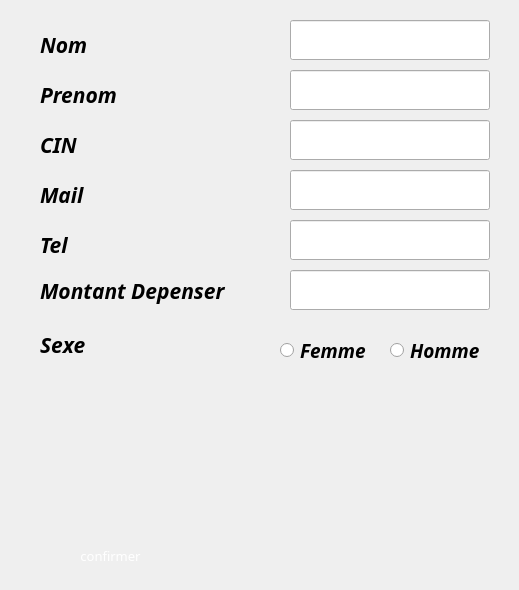
    <widget class="QWidget" name="page_modif2_2">
     <widget class="QLabel" name="label_26">
      <property name="geometry">
       <rect>
        <x>40</x>
        <y>30</y>
        <width>240</width>
        <height>30</height>
       </rect>
      </property>
      <property name="font">
       <font>
        <family>Playfair Display ExtraBold</family>
        <pointsize>16</pointsize>
        <weight>75</weight>
        <italic>true</italic>
        <bold>true</bold>
       </font>
      </property>
      <property name="text">
       <string>Nom</string>
      </property>
     </widget>
     <widget class="QLabel" name="label_27">
      <property name="geometry">
       <rect>
        <x>40</x>
        <y>80</y>
        <width>240</width>
        <height>30</height>
       </rect>
      </property>
      <property name="font">
       <font>
        <family>Playfair Display ExtraBold</family>
        <pointsize>16</pointsize>
        <weight>75</weight>
        <italic>true</italic>
        <bold>true</bold>
       </font>
      </property>
      <property name="text">
       <string>Prenom</string>
      </property>
     </widget>
     <widget class="QLabel" name="label_28">
      <property name="geometry">
       <rect>
        <x>40</x>
        <y>130</y>
        <width>240</width>
        <height>30</height>
       </rect>
      </property>
      <property name="font">
       <font>
        <family>Playfair Display ExtraBold</family>
        <pointsize>16</pointsize>
        <weight>75</weight>
        <italic>true</italic>
        <bold>true</bold>
       </font>
      </property>
      <property name="text">
       <string>CIN</string>
      </property>
     </widget>
     <widget class="QLabel" name="label_29">
      <property name="geometry">
       <rect>
        <x>40</x>
        <y>180</y>
        <width>240</width>
        <height>30</height>
       </rect>
      </property>
      <property name="font">
       <font>
        <family>Playfair Display ExtraBold</family>
        <pointsize>16</pointsize>
        <weight>75</weight>
        <italic>true</italic>
        <bold>true</bold>
       </font>
      </property>
      <property name="text">
       <string>Mail</string>
      </property>
     </widget>
     <widget class="QLabel" name="label_30">
      <property name="geometry">
       <rect>
        <x>40</x>
        <y>230</y>
        <width>240</width>
        <height>30</height>
       </rect>
      </property>
      <property name="font">
       <font>
        <family>Playfair Display ExtraBold</family>
        <pointsize>16</pointsize>
        <weight>75</weight>
        <italic>true</italic>
        <bold>true</bold>
       </font>
      </property>
      <property name="text">
       <string>Tel</string>
      </property>
     </widget>
     <widget class="QLabel" name="label_31">
      <property name="geometry">
       <rect>
        <x>40</x>
        <y>270</y>
        <width>240</width>
        <height>41</height>
       </rect>
      </property>
      <property name="font">
       <font>
        <family>Playfair Display ExtraBold</family>
        <pointsize>16</pointsize>
        <weight>75</weight>
        <italic>true</italic>
        <bold>true</bold>
       </font>
      </property>
      <property name="text">
       <string>Montant Depenser</string>
      </property>
     </widget>
     <widget class="QLineEdit" name="LEnomModif_2">
      <property name="geometry">
       <rect>
        <x>290</x>
        <y>20</y>
        <width>200</width>
        <height>40</height>
       </rect>
      </property>
      <property name="font">
       <font>
        <family>Segoe UI</family>
        <pointsize>14</pointsize>
        <weight>50</weight>
        <bold>false</bold>
       </font>
      </property>
     </widget>
     <widget class="QLineEdit" name="LEprenomModif_2">
      <property name="geometry">
       <rect>
        <x>290</x>
        <y>70</y>
        <width>200</width>
        <height>40</height>
       </rect>
      </property>
      <property name="font">
       <font>
        <family>Segoe UI</family>
        <pointsize>14</pointsize>
        <weight>50</weight>
        <bold>false</bold>
       </font>
      </property>
     </widget>
     <widget class="QLineEdit" name="LEcinModif_2">
      <property name="geometry">
       <rect>
        <x>290</x>
        <y>120</y>
        <width>200</width>
        <height>40</height>
       </rect>
      </property>
      <property name="font">
       <font>
        <family>Segoe UI</family>
        <pointsize>14</pointsize>
        <weight>50</weight>
        <bold>false</bold>
       </font>
      </property>
     </widget>
     <widget class="QLineEdit" name="LEmailModif_2">
      <property name="geometry">
       <rect>
        <x>290</x>
        <y>170</y>
        <width>200</width>
        <height>40</height>
       </rect>
      </property>
      <property name="font">
       <font>
        <family>Segoe UI</family>
        <pointsize>14</pointsize>
        <weight>50</weight>
        <bold>false</bold>
       </font>
      </property>
     </widget>
     <widget class="QLineEdit" name="LEmontantModif_2">
      <property name="geometry">
       <rect>
        <x>290</x>
        <y>270</y>
        <width>200</width>
        <height>40</height>
       </rect>
      </property>
      <property name="minimumSize">
       <size>
        <width>200</width>
        <height>0</height>
       </size>
      </property>
      <property name="font">
       <font>
        <family>Segoe UI</family>
        <pointsize>14</pointsize>
        <weight>50</weight>
        <bold>false</bold>
       </font>
      </property>
     </widget>
     <widget class="QLineEdit" name="LEtelModif_2">
      <property name="geometry">
       <rect>
        <x>290</x>
        <y>220</y>
        <width>200</width>
        <height>40</height>
       </rect>
      </property>
      <property name="font">
       <font>
        <family>Segoe UI</family>
        <pointsize>14</pointsize>
        <weight>50</weight>
        <bold>false</bold>
       </font>
      </property>
     </widget>
     <widget class="QPushButton" name="PBconfirmModif_2">
      <property name="geometry">
       <rect>
        <x>10</x>
        <y>530</y>
        <width>201</width>
        <height>51</height>
       </rect>
      </property>
      <property name="font">
       <font>
        <family>Playfair Display ExtraBold</family>
        <pointsize>10</pointsize>
        <weight>10</weight>
        <italic>false</italic>
        <bold>false</bold>
       </font>
      </property>
      <property name="styleSheet">
       <string notr="true">QPushButton {
	font: 81 10pt &quot;Playfair Display ExtraBold&quot;;
            color: white;
            border-image: url(:/img/bouton.png) 3 10 3 10;

            border-top: 3px transparent;
            border-bottom: 3px transparent;
            border-right: 10px transparent;
            border-left: 10px transparent;
        }</string>
      </property>
      <property name="text">
       <string>confirmer</string>
      </property>
     </widget>
     <widget class="QLabel" name="label_32">
      <property name="geometry">
       <rect>
        <x>40</x>
        <y>330</y>
        <width>240</width>
        <height>30</height>
       </rect>
      </property>
      <property name="font">
       <font>
        <family>Playfair Display ExtraBold</family>
        <pointsize>16</pointsize>
        <weight>75</weight>
        <italic>true</italic>
        <bold>true</bold>
       </font>
      </property>
      <property name="text">
       <string>Sexe</string>
      </property>
     </widget>
     <widget class="QRadioButton" name="RBmfemme_2">
      <property name="geometry">
       <rect>
        <x>280</x>
        <y>340</y>
        <width>120</width>
        <height>20</height>
       </rect>
      </property>
      <property name="font">
       <font>
        <family>Playfair Display ExtraBold</family>
        <pointsize>14</pointsize>
        <weight>75</weight>
        <italic>true</italic>
        <bold>true</bold>
       </font>
      </property>
      <property name="text">
       <string>Femme</string>
      </property>
     </widget>
     <widget class="QRadioButton" name="RBmhomme_2">
      <property name="geometry">
       <rect>
        <x>390</x>
        <y>340</y>
        <width>120</width>
        <height>20</height>
       </rect>
      </property>
      <property name="font">
       <font>
        <family>Playfair Display ExtraBold</family>
        <pointsize>14</pointsize>
        <weight>75</weight>
        <italic>true</italic>
        <bold>true</bold>
       </font>
      </property>
      <property name="text">
       <string>Homme</string>
      </property>
     </widget>
    </widget>
